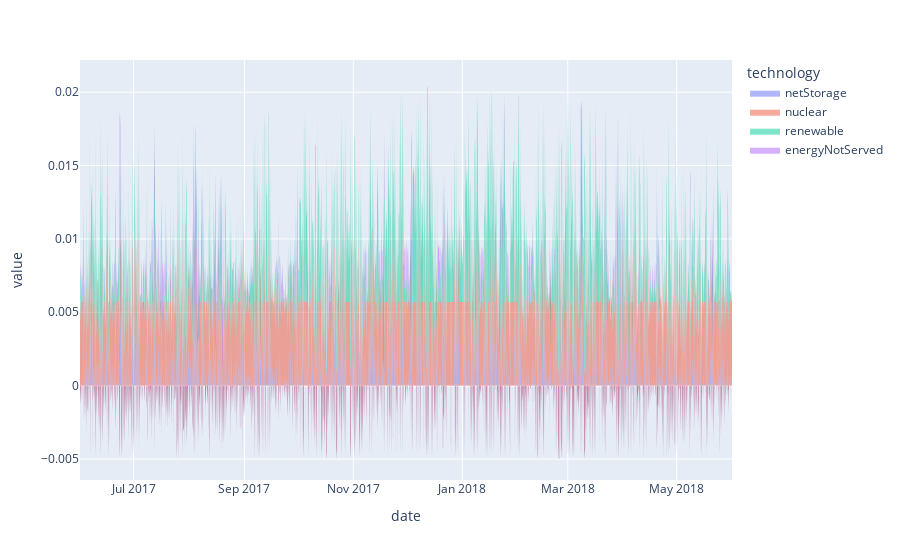

The cell this chart's notebook holds for it:
### Code cell
df_gen = (
    df_hourly[["date", "netStorage", "nuclear", "renewable", "energyNotServed"]]
    .melt(id_vars="date", var_name="technology")
    .replace(0.0, None)
)
fig = px.area(
    df_gen,
    x="date",
    y="value",
    color="technology",
)
for data in fig["data"]:
    data["line"]["width"] = 0

# fig.update_layout(barmode="stack", bargap=0.0, bargroupgap=0.0)
fig.show()

### Figure 1 — Plotly figure (JSON) as saved in the notebook; plotly's stock layout.template omitted (floating-point values rounded to 4 significant figures; data arrays with more than 128 entries replaced by an {"elided": "..."} marker saying what was removed)
{"data": [{"fillpattern": {"shape": ""}, "hovertemplate": "technology=netStorage<br>date=%{x}<br>value=%{y}<extra></extra>", "legendgroup": "netStorage", "line": {"color": "#636efa", "width": 0}, "marker": {"symbol": "circle"}, "mode": "lines", "name": "netStorage", "orientation": "v", "showlegend": true, "stackgroup": "1", "type": "scatter", "x": {"elided": "8760 str values"}, "xaxis": "x", "y": {"elided": "8760 float values"}, "yaxis": "y"}, {"fillpattern": {"shape": ""}, "hovertemplate": "technology=nuclear<br>date=%{x}<br>value=%{y}<extra></extra>", "legendgroup": "nuclear", "line": {"color": "#EF553B", "width": 0}, "marker": {"symbol": "circle"}, "mode": "lines", "name": "nuclear", "orientation": "v", "showlegend": true, "stackgroup": "1", "type": "scatter", "x": {"elided": "8760 str values"}, "xaxis": "x", "y": {"elided": "8760 float values"}, "yaxis": "y"}, {"fillpattern": {"shape": ""}, "hovertemplate": "technology=renewable<br>date=%{x}<br>value=%{y}<extra></extra>", "legendgroup": "renewable", "line": {"color": "#00cc96", "width": 0}, "marker": {"symbol": "circle"}, "mode": "lines", "name": "renewable", "orientation": "v", "showlegend": true, "stackgroup": "1", "type": "scatter", "x": {"elided": "8760 str values"}, "xaxis": "x", "y": {"elided": "8760 float values"}, "yaxis": "y"}, {"fillpattern": {"shape": ""}, "hovertemplate": "technology=energyNotServed<br>date=%{x}<br>value=%{y}<extra></extra>", "legendgroup": "energyNotServed", "line": {"color": "#ab63fa", "width": 0}, "marker": {"symbol": "circle"}, "mode": "lines", "name": "energyNotServed", "orientation": "v", "showlegend": true, "stackgroup": "1", "type": "scatter", "x": {"elided": "8760 str values"}, "xaxis": "x", "y": {"elided": "8760 float values"}, "yaxis": "y"}], "layout": {"legend": {"title": {"text": "technology"}, "tracegroupgap": 0}, "margin": {"t": 60}, "xaxis": {"anchor": "y", "domain": [0, 1], "title": {"text": "date"}}, "yaxis": {"anchor": "x", "domain": [0, 1], "title": {"text": "value"}}}}
